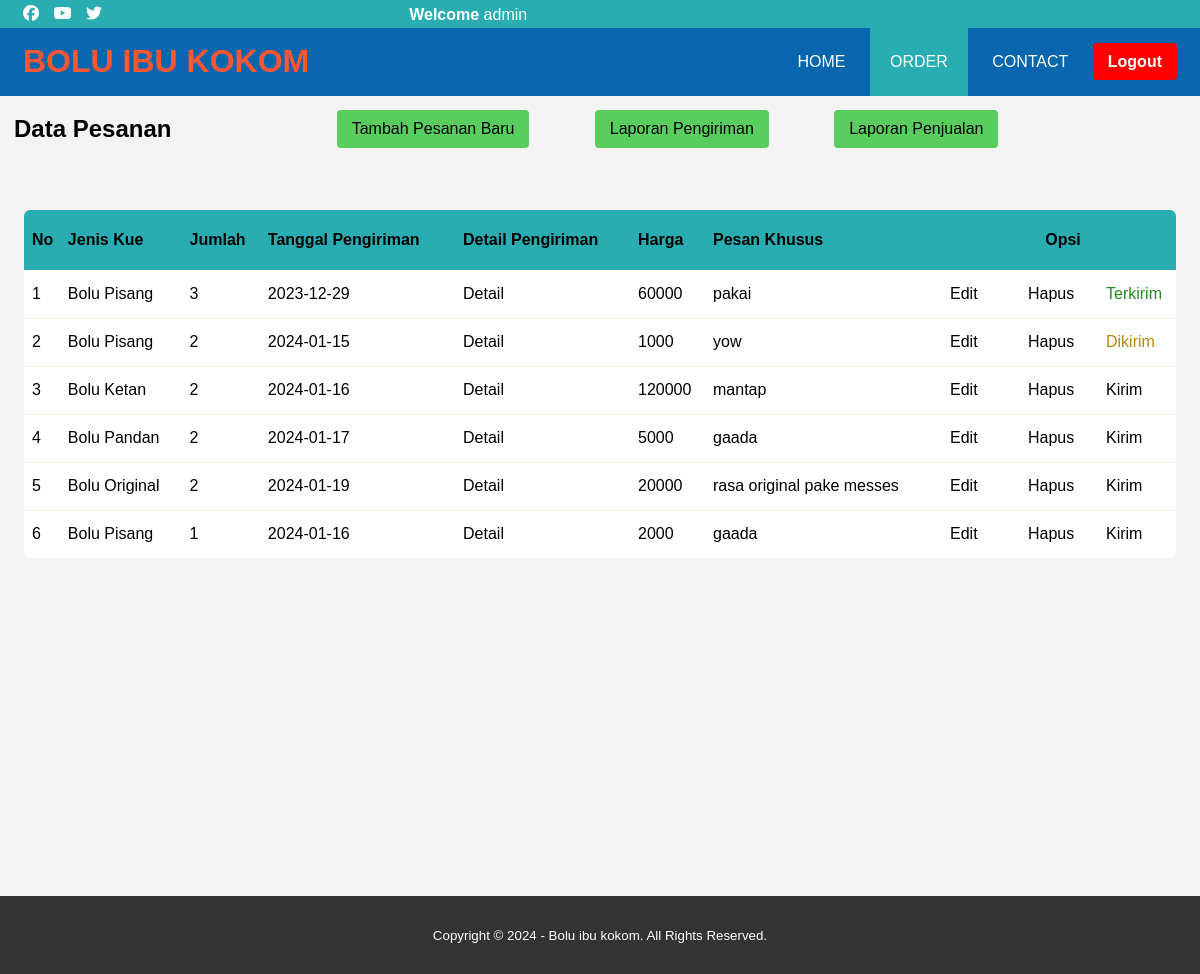
Page /order.php (signed in) on the committed database.
### tables this page shows
CREATE TABLE `pengiriman` (
  `id` int(11) NOT NULL,
  `metode_pembayaran` varchar(100) NOT NULL,
  `resi` varchar(20) NOT NULL,
  `deliveryDate` date NOT NULL DEFAULT curdate(),
  `status` varchar(30) NOT NULL,
  `alamat` text NOT NULL
);

CREATE TABLE `pesan` (
  `id` int(11) NOT NULL,
  `cakeType` varchar(100) NOT NULL,
  `quantity` int(10) NOT NULL,
  `deliveryDate` date NOT NULL,
  `price` int(50) NOT NULL,
  `message` varchar(1000) NOT NULL,
  `alamat` text NOT NULL
);

### order.php (the view, shortened to what this page needs)
<!DOCTYPE html>
<html>
<head>
    <link rel="stylesheet" type="text/css" href="css/style.css">
    <link rel="stylesheet" type="text/css" href="https://cdnjs.cloudflare.com/ajax/libs/font-awesome/6.4.2/css/all.min.css">
</head>
<body>
    <div class="medsos">
        <div class="container">
            <ul>
                <li><a href="#"><i class="fa-brands fa-facebook"></i></a></li>
                <li><a href="#"><i class="fa-brands fa-youtube"></i></a></li>
                <li><a href="#"><i class="fa-brands fa-twitter"></i></a></li>
            </ul>
        </div>
    </div>
    <?php require_once('navbar.php'); ?>
    <section style="height: 100vh;">
        <?php $header = "Data Pesanan";
        require_once('header.php'); ?>
        <div class="container-table">
            <table>
                <thead>
                    <tr>
                        <th>No</th>
                        <th>Jenis Kue</th>
                        <th>Jumlah</th>
                        <th>Tanggal Pengiriman</th>
                        <th>Detail Pengiriman</th>
                        <th>Harga</th>
                        <th>Pesan Khusus</th>
                        <?php if ($user != "admin") {
                            echo "<th>Status</th>";
                        } else { ?>
                            <th colspan=3>
                                <center>Opsi</center>
                            </th>
                        <?php } ?>
                    </tr>
                </thead>
                <tbody>
                    <?php
                    include("koneksi.php");
                    $no = 1;
                    $data = mysqli_query($koneksi, "SELECT
      pesan.id,
      pesan.cakeType,
      pesan.quantity,
      pesan.deliveryDate,
      pesan.price,
      pesan.message,
      pengiriman.metode_pembayaran,
      pengiriman.resi,
      pengiriman.status
      FROM pesan
      LEFT JOIN pengiriman
      ON pesan.id = pengiriman.id
            ");
                    while ($r = mysqli_fetch_array($data)) {
                        $id = $r['id'];
                        $cakeType = $r['cakeType'];
                        $quantity = $r['quantity'];
                        $deliveryDate = $r['deliveryDate'];
                        $price = $r['price'];
                        $message = $r['message'];
                        $status = $r['status'];
                    ?>
                        <tr>
                            <td class="column-number"><?php echo $no++; ?></td>
                            <td class="column-cakeType"><?php echo $cakeType; ?></td>
                            <td class="column-quantity"><?php echo $quantity; ?></td>
                            <td class="column-deliveryDate"><?php echo $deliveryDate; ?></td>
                            <td class="column-detail"><a href="detail_pengiriman.php?id=<?php echo $id; ?>">Detail</a></td>
                            <td class="column-price"><?php echo $price; ?></td>
                            <td class="column-message"><?php echo $message; ?></td>
                            <?php
                            if ($user == "admin") {
                            ?>
                                <td align="right" width="70px"><a href="edit-order.php?id=<?php echo $id; ?>">Edit</a></td>
                                <td align="right" width="70px"><a href="hapus-order.php?id=<?php echo $id; ?>">Hapus</a></td>
                            <?php } ?>
                            <td class="column-status" align="right" width="70px">
                                <?php
                                if ($status == "Terkirim") {
                                ?>
                                    <span style="color: forestgreen"><?= $status ?></span>
                                <?php
                                } else if ($status == "Dikirim") {
                                    if ($user === "admin") {
                                    ?>
                                        <a style="color: darkgoldenrod" href='update-status.php?id=<?= $id ?>&status=Terkirim'><?= $status ?></a>
                                    <?php } else { ?>
                                        <span style="color: darkgoldenrod"><?= $status ?></span>
                                    <?php
                                    }
                                } else if ($status == "Dikemas" && "admin" === $user) {
                                    ?>
                                    <a href='pengiriman.php?id=<?= $id ?>&status=Terkirim'>Kirim</a>
                                <?php
                                } else if ($status == "Dikemas") {
                                ?>
                                    <span>Dikemas</span>
                                <?php
                                } else if ($status == "") {
                                ?>
                                    <span style="color: red">-</span>
                                <?php
                                }
                                ?>
                            </td>
                        </tr>
                    <?php
                    }
                    ?>
                </tbody>
            </table>
        </div>
        <br>
        <br>
        <br>
        <br>
        <br>
    </section>
    <footer>
        <small>Copyright &copy; 2024 - Bolu ibu kokom. All Rights Reserved.</small>
    </footer>
</body>
</html>

### css/style.css (style rules this page uses)
* { padding:0; margin:0; font-family: sans-serif; }
a { color: inherit; text-decoration: none; }
.medsos { padding:5px 0; background-color: #29ADB2; }
.medsos ul li { display: inline-block; color: #fff; margin-right: 10px; }
.container { margin:0 23px; }
.container:after { content:''; display: block; clear: both; }
section { background-color: #F3F3F3; }
a { text-decoration: none; }
table { border-spacing: 1; border-collapse: collapse; background: white; border-radius: 6px; overflow: hidden; max-width: 96%; width: 100%; margin: 0 auto; position: relative; }
table * { position: relative; }
table td, table th { padding-left: 8px; }
table thead tr { height: 60px; background: #29ADB2; font-size: 16px; }
table tbody tr { height: 48px; border-bottom: 1px solid #E3F1D5; }
table tbody tr:last-child { border: 0; }
table td, table th { text-align: left; }
footer { padding:30px 0; background-color: #333; color: #fff; text-align: center; width: 100%; position: absolute; }
.container-table { width: 100%; position: relative; top: 3em; }

### rows in the picture
pengiriman: id.cakeType "Bolu Pisang", id.quantity "3", id.deliveryDate "2023-12-29", id.price "60000", id.message "pakai", status "Terkirim"
pengiriman: id.cakeType "Bolu Pisang", id.quantity "2", id.deliveryDate "2024-01-15", id.price "1000", id.message "yow", status "Dikirim"
pengiriman: id.cakeType "Bolu Ketan", id.quantity "2", id.deliveryDate "2024-01-16", id.price "120000", id.message "mantap"
pengiriman: id.cakeType "Bolu Pandan", id.quantity "2", id.deliveryDate "2024-01-17", id.price "5000", id.message "gaada"
pengiriman: id.cakeType "Bolu Original", id.quantity "2", id.deliveryDate "2024-01-19", id.price "20000", id.message "rasa original pake messes"
pengiriman: id.cakeType "Bolu Pisang", id.quantity "1", id.deliveryDate "2024-01-16", id.price "2000", id.message "gaada"

### other values in the picture
$nama "BOLU IBU KOKOM"
$user "admin"
$header "Data Pesanan"
